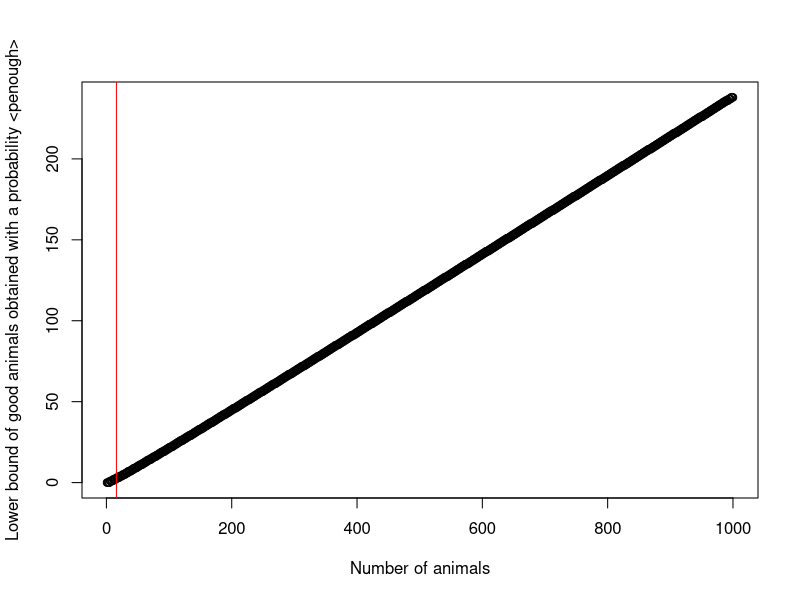
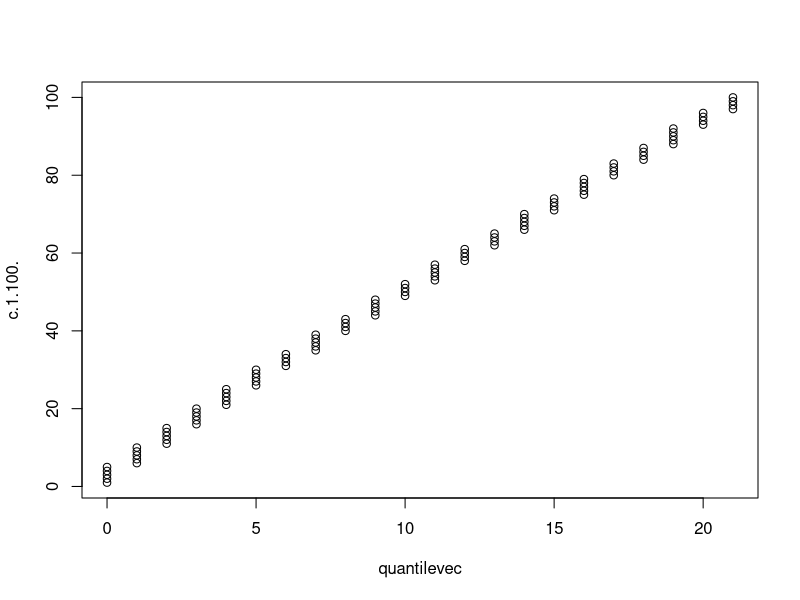
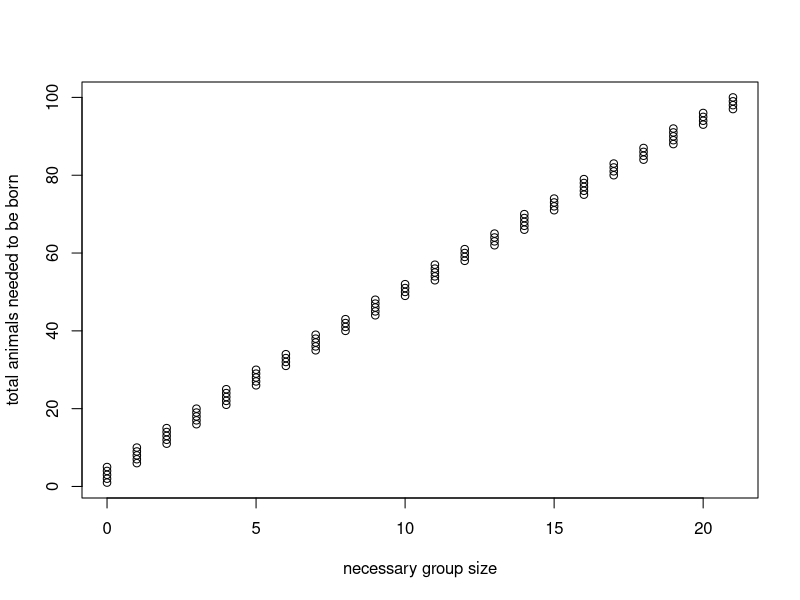
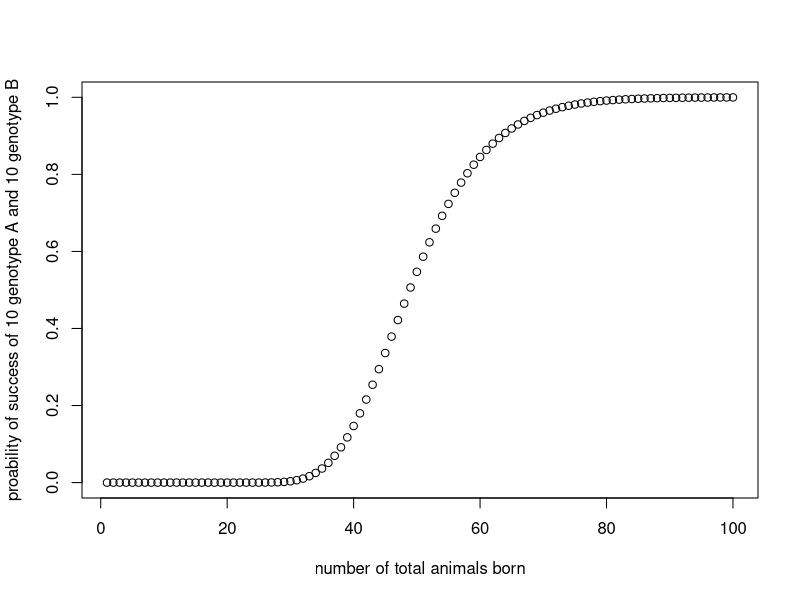
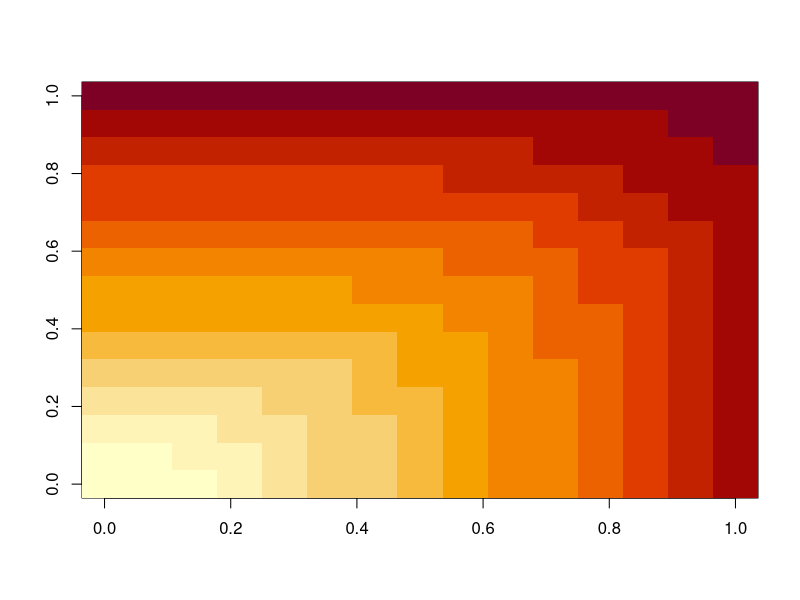
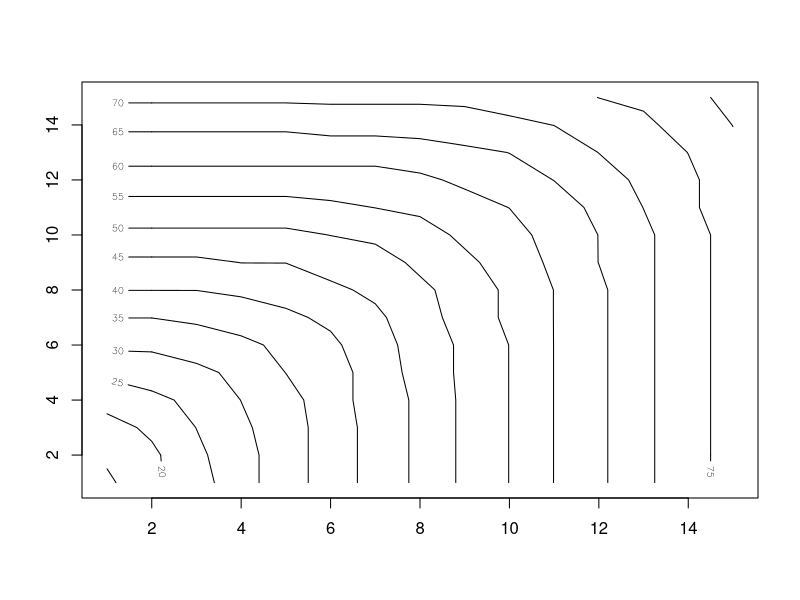
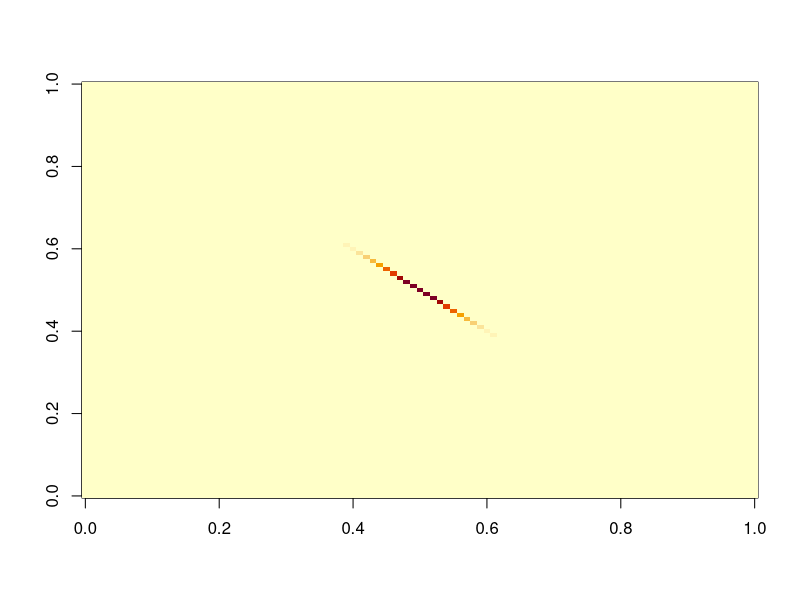
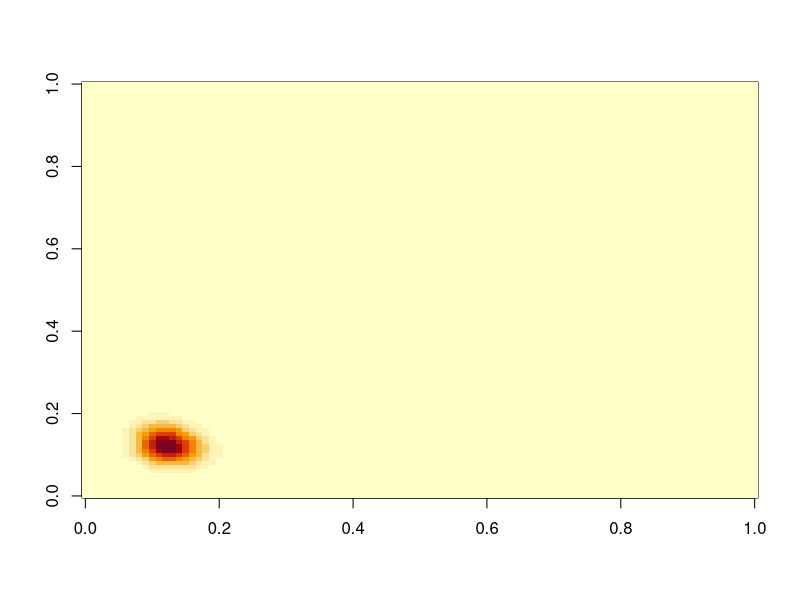

Generate these figures, in order, with R:

psuccess = 0.25 # succes probability per animal

goodanimals = 3  # the target number of "good" animals you want to breed
penough = 0.8 # the "power" of your experiment, i.e. the probability by which you want to obtain at least <goodanimals> animals

Nmax = 1000 # maximum number of animals that you can ever produce

quantilevec = qbinom(1-penough,1:Nmax,psuccess) # Lower bound of good animals, for each offspring number 1:Nmax, which is achieved with prob. <penough> 
print(quantilevec)
plot(quantilevec,xlab="Number of animals",ylab="Lower bound of good animals obtained with a probability <penough>")

cutoff = min(which(quantilevec >= goodanimals)) # this is where the magic happens :-)

abline(v=cutoff,col="red")

print(cutoff)

###### wie einen höher, aber X und Y Achse vertauscht
penough = 0.8 # the "power" of your experiment, i.e. the probability by which you want to obtain at least <goodanimals> animals

Nmax = 100 # maximum number of animals that you can ever produce

quantilevec = qbinom(1-penough,1:Nmax,psuccess) # Lower bound of good animals, for each offspring number 1:Nmax, which is achieved with prob. <penough> 
print(quantilevec)
quantilevec.frame <- data.frame(quantilevec, c(1:100))
plot(quantilevec.frame)
plot(quantilevec.frame, xlab = "necessary group size", ylab = "total animals needed to be born")



######
Nmax = 100
ppower = 0.8

pgoodKO = 0.25
goodKO = 10

pgoodWT = 0.25
goodWT = 10

prelativ = pgoodKO/(pgoodKO+pgoodWT)
pgoodtotal = pgoodKO + pgoodWT
totalgood = goodKO+goodWT

pgoodfromk = function(k){
  res = pbinom(k-goodWT,k,prelativ,lower.tail=T) - pbinom(goodKO,k-1,prelativ,lower.tail = T) 
  return(pmax(res,0))
}

psuccess = numeric(Nmax)
for (j in totalgood:Nmax){
  k = totalgood : Nmax
  psuccess[j] = sum( dbinom(k,j,pgoodtotal) * pgoodfromk(k) )
}

plot(psuccess, xlab = "number of total animals born", ylab = "proability of success of 10 genotype A and 10 genotype B")
cutoff = min(which(psuccess>=ppower))
##abline(v=cutoff,col="red")
print(cutoff)



#######


nneeded = function(ppower=0.8,pgooKO=0.25,goodKO=10,pgoodWT=0.25,goodWT=10,Nmax=100){
prelativ = pgoodKO/(pgoodKO+pgoodWT)
pgoodtotal = pgoodKO + pgoodWT
totalgood = goodKO+goodWT

pgoodfromk = function(k){
  res = pbinom(k-goodWT,k,prelativ,lower.tail=T) - pbinom(goodKO,k-1,prelativ,lower.tail = T) 
  return(pmax(res,0))
}

psuccess = numeric(Nmax)
for (j in totalgood:Nmax){
  k = totalgood : Nmax
  psuccess[j] = sum( dbinom(k,j,pgoodtotal) * pgoodfromk(k) )
}

needed = min(which(psuccess>=ppower))
return(needed)
}


maxgood = 15
neededmat = matrix(Inf,ncol=maxgood,nrow=maxgood)
for(j in 1:maxgood){
  for(k in 1:maxgood){
    neededmat[j,k] = nneeded(goodKO=j,goodWT=k)
  }
}

image(t(neededmat))
contour(1:maxgood,1:maxgood,neededmat)



N = 100
mat = matrix(0,ncol=N+1,nrow=N+1)
probx = 0.5
proby = 0.5

### Initialize first genotype
for (x in 0:N){
    mat[x+1,] = dbinom(x,N,probx) * dbinom(0:N,N-x,proby/(1-probx))
}

image(mat)
max(abs(mat - t(mat)))
sum(mat)

### Given a number of animals N
# Given a N x N probability matrix to have (x animals of type X, y animals of type Y),
# calculate the N x N probability matrix to obtain (a animals of type AX, b animals of type BY) 

proba = 0.25
probb = 0.25

hilf = matrix(0,ncol=N+1,nrow=N+1)

for (a in 0:N){
  for (b in 0:N){
      hilf[1:(a+1),1:(b+1)] =  hilf[1:(a+1),1:(b+1)] + mat[a+1,b+1] * dbinom(0:a,a,proba) %*% t(dbinom(0:b,b,probb)) 
  }
}

image(hilf)
max(abs(hilf - t(hilf)))
sum(hilf)


distr = hilf
distr = t(apply(distr,1,function(x){rev(cumsum(rev(x)))}))
distr = apply(distr,2,function(x){rev(cumsum(rev(x)))})
image(distr)
max(abs(distr-t(distr)))

contour(0:15,0:15,distr[1:16,1:16])

power_symmetric = diag(distr)

minpower = 0.8
nobtained = max(which(power_symmetric>= minpower))-1
cat("Number of (a,a) animals obtained with a probability >=",minpower," : a=",nobtained,".\n")

plot(0:N,power_symmetric,col=c("red","black")[2-(0:N <= nobtained)],pch=c(1,19)[1+(0:N==(nobtained))],
     xlim=c(0,16),xlab="Min. number of animals in each group",ylab="probability of event")
abline(h=minpower,col="grey",lty=3)
abline(v=nobtained,col="red",lty=3)
axis(side=1,at=nobtained,nobtained,col.ticks="red")


#######

########
Nmin = 10
Nmax = 200
Nsteps = 10
Nseq = round(seq(from=Nmin,to=Nmax,length=Nsteps))
powermatrix = matrix(0,nrow=Nsteps,ncol=Nmax+1)

for (Nindex in 1:Nsteps){
  cat(Nindex," ")
  N = Nseq[Nindex]
  mat = matrix(0,ncol=N+1,nrow=N+1)
  probx = 0.5
  proby = 0.5
  
  ### Initialize first genotype
  for (x in 0:N){
    mat[x+1,] = dbinom(x,N,probx) * dbinom(0:N,N-x,proby/(1-probx))
  }
  
  ### Given a number of animals N
  # Given a N x N probability matrix to have (x animals of type X, y animals of type Y),
  # calculate the N x N probability matrix to obtain (a animals of type AX, b animals of type BY) 
  
  proba = 0.25
  probb = 0.25
  
  hilf = matrix(0,ncol=N+1,nrow=N+1)
  
  for (a in 0:N){
    for (b in 0:N){
      hilf[1:(a+1),1:(b+1)] =  hilf[1:(a+1),1:(b+1)] + mat[a+1,b+1] * dbinom(0:a,a,proba) %*% t(dbinom(0:b,b,probb)) 
    }
  }
  
  distr = hilf
  distr = t(apply(distr,1,function(x){rev(cumsum(rev(x)))}))
  distr = apply(distr,2,function(x){rev(cumsum(rev(x)))})
  
  powermatrix[Nindex,1:(N+1)] = diag(distr)
}
cat("\n")


contour(Nseq,0:30,powermatrix[,1:31],xlab="Animals in total",ylab="Animals per group",main="Power Curves")

